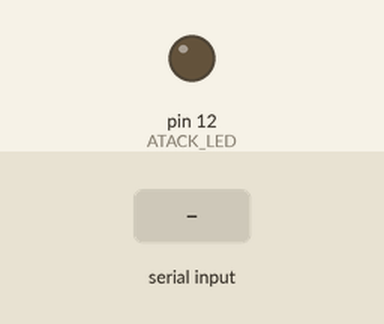
Recording of a sketch running on a simulated Arduino Uno, built with avr-gcc and run on an emulated ATmega328P. Shown: output pins drawn as LEDs (lit = HIGH). The inputs (shaded band) are chosen by the test bench.

Above: at 1.2 s.
1.3 s: "E" received over Serial
At 2.3 s:
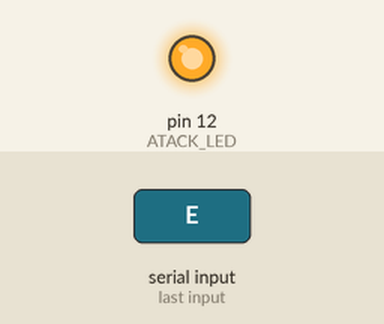
9.3 s: "F" received over Serial
At 9.6 s:
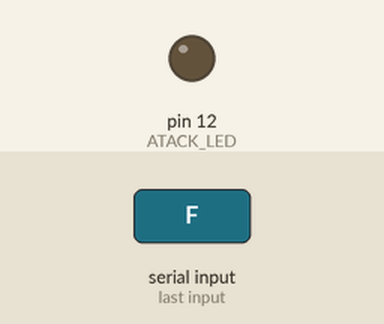
Timing chart, 0 to 12.3 s (numbered marks = the images above; inputs shaded):
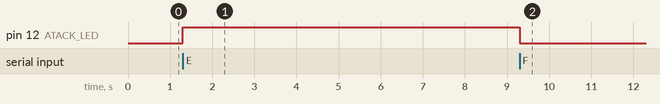

The sketch:

keypad.ino
```cpp
#include <Key.h>
#include <Keypad.h>

int ATACK_LED = 12; //red led
const int ROW_NUM = 4; //four rows
const int COLUMN_NUM = 4; //four columns

char keys[ROW_NUM][COLUMN_NUM] = {
  {'1','2','3', 'A'},
  {'4','5','6', 'B'},
  {'7','8','9', 'C'},
  {'*','0','#', 'D'}
};

byte pin_rows[ROW_NUM] = {9, 8, 7, 6}; //connect to the row pinouts of the keypad
byte pin_column[COLUMN_NUM] = {5, 4, 3, 2}; //connect to the column pinouts of the keypad

Keypad keypad = Keypad( makeKeymap(keys), pin_rows, pin_column, ROW_NUM, COLUMN_NUM );

void setup(){
  Serial.begin(9600);
  pinMode(ATACK_LED, OUTPUT);
}

void loop(){
  char key = keypad.getKey();
  if (key)Serial.println(key);
  char value = Serial.read();
  if (value == 'E')digitalWrite(ATACK_LED, HIGH);
  if (value == 'F')digitalWrite(ATACK_LED, LOW);
}
```

Measured:
- after the input at 1.3 s, pin 12 (ATACK_LED): LOW → HIGH at once
- after the input at 9.3 s, pin 12 (ATACK_LED): HIGH → LOW at once
